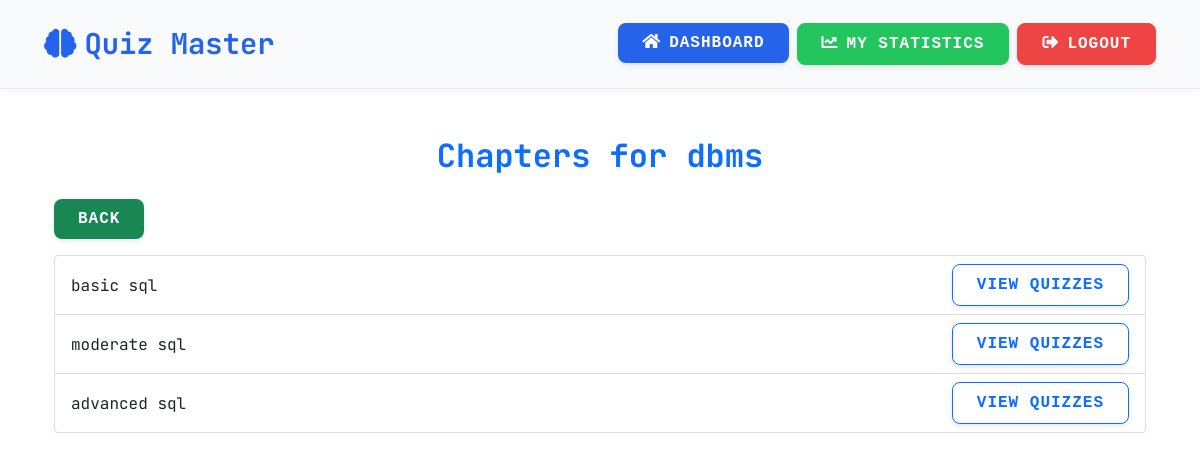
The page /view_chapters/2 (signed in) on the database its author committed.
### models.py (models this page shows)
class Subject(db.Model):
    id = db.Column(db.Integer, primary_key=True)
    name = db.Column(db.String(200), unique=True, nullable=False)
    description = db.Column(db.Text, nullable=True)

class Chapter(db.Model):
    id = db.Column(db.Integer, primary_key=True)
    subject_id = db.Column(db.Integer, db.ForeignKey('subject.id'))
    name = db.Column(db.String(200), nullable=False)

### app.py (the view)
@app.route('/view_chapters/<int:subject_id>')
def view_chapters(subject_id):
    if 'user_id' not in session:
        return redirect('/login')
    subject = Subject.query.get(subject_id)
    chapters = Chapter.query.filter_by(subject_id=subject_id).all()
    return render_template('view_chapters.html', subject=subject, chapters=chapters)

### templates/view_chapters.html
{% extends 'base.html' %}
{% block content %}
<div class="container mt-4">
    <h2 class="text-center text-primary mb-4">Chapters for {{ subject.name }}</h2>
    <div class="text-start mb-3">
        <a href="/user_dashboard" class="btn btn-secondary">Back</a>
    </div>
    <ul class="list-group">
        {% for chapter in chapters %}
            <li class="list-group-item d-flex justify-content-between align-items-center">
                {{ chapter.name }}
                <a href="/view_quizzes/{{ chapter.id }}" class="btn btn-sm btn-outline-primary">View Quizzes</a>
            </li>
        {% endfor %}
    </ul>
</div>
{% endblock %}

### static/style.css (style rules this page uses)
body { background: #0d1117; font-family: 'Courier New', monospace; color: #c9d1d9; margin: 0; padding: 0; }
.btn { border-radius: 30px; padding: 10px 20px; font-size: 1rem; transition: background-color 0.3s ease, transform 0.2s ease; font-family: 'Courier New', monospace; }
.btn-secondary { background-color: #198754; color: #ffffff; border: none; }

### templates/base.html (style rules this page uses)
:root { --primary-color: #2563eb; --secondary-color: #f8fafc; --text-color: #1e293b; --accent-color: #e2e8f0; --danger-color: #ef4444; --success-color: #22c55e; --warning-color: #f59e0b; --info-color: #3b82f6; --border-color: #e5e7eb; --hover-bg: #f1f5f9; }
body { background-color: #ffffff; color: var(--text-color); font-family: 'JetBrains Mono', monospace; line-height: 1.6; }
.btn { border-radius: 8px; padding: 0.5rem 1.5rem; font-weight: 600; transition: all 0.3s ease; text-transform: uppercase; letter-spacing: 1px; box-shadow: 0 2px 5px rgba(0, 0, 0, 0.1); }
h2, h3 { font-family: 'JetBrains Mono', monospace; color: var(--text-color); font-weight: 700; margin-bottom: 1.5rem; }
.container { animation: fadeIn 0.5s ease-out; margin-bottom: 2rem; }

### rows shown on the page
Subject: name "dbms"
Chapter: name "basic sql"
Chapter: name "moderate sql"
Chapter: name "advanced sql"
